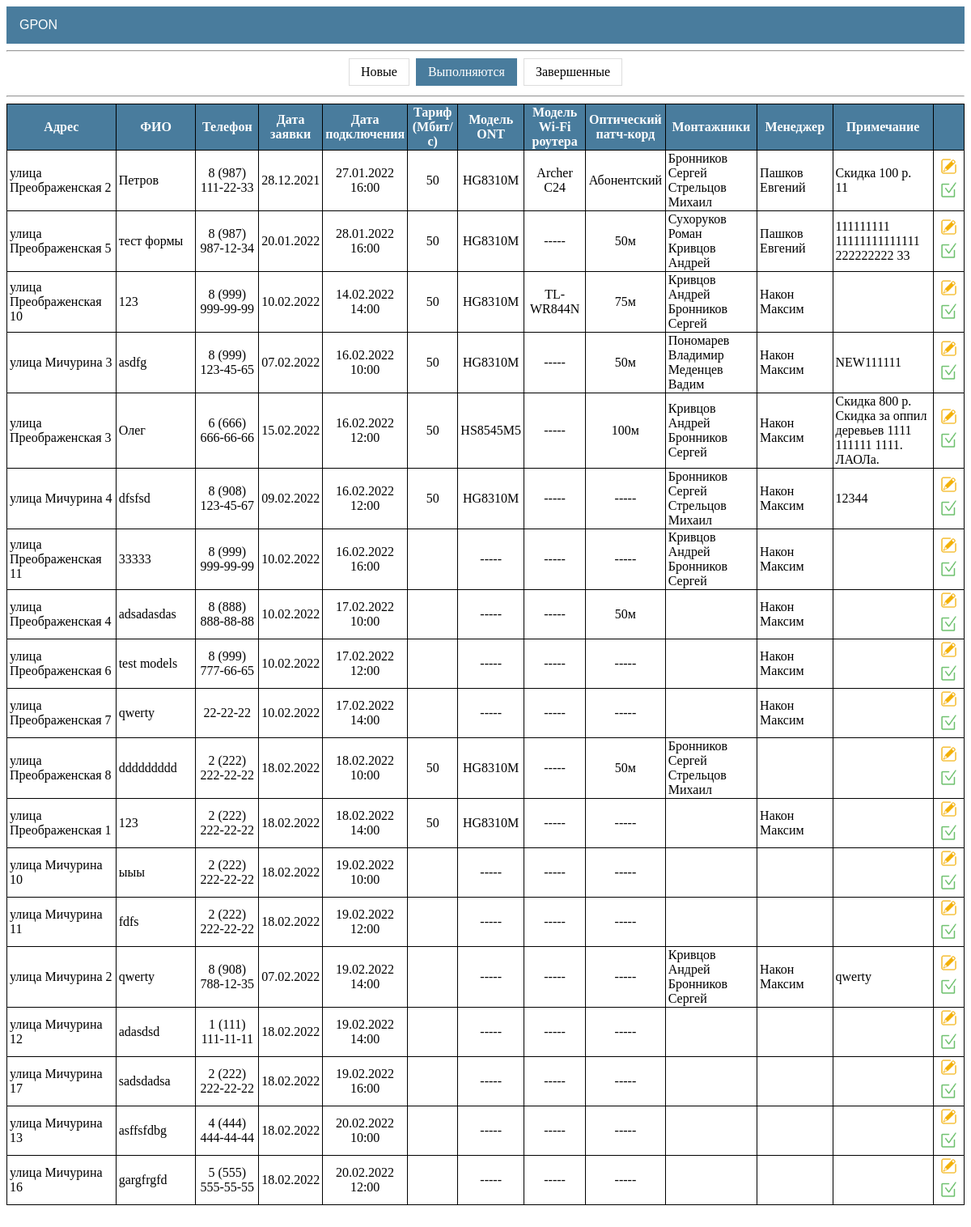
/gpon/requests/in-progress/, run on the app's committed database.
### gpon/models.py (models this page shows, shortened)
class Request(models.Model):
    user = models.ForeignKey(User, on_delete=models.CASCADE, blank=True, null=True, related_name='user', verbose_name='Пользователь')
    address = models.OneToOneField(House, on_delete=models.CASCADE, verbose_name='Адрес')
    name = models.CharField(max_length=50, verbose_name='ФИО')
    phone = models.CharField(max_length=50, verbose_name='Телефон')
    date_req = models.DateField(auto_now_add=True, verbose_name='Дата заявки')
    date_con = models.DateTimeField(blank=True, null=True, verbose_name='Дата подключения')
    tariff = models.ForeignKey(Tariff, on_delete=models.CASCADE, blank=True, null=True, verbose_name='Тариф')
    discount = models.PositiveIntegerField(default=0, verbose_name='Скидка')
    price_con = models.PositiveIntegerField(default=0, verbose_name='Цена подключения')
    ont = models.ForeignKey(Product, on_delete=models.CASCADE, blank=True, null=True, related_name='ont', verbose_name='Модель ONT')
    router = models.ForeignKey(Product, on_delete=models.CASCADE, blank=True, null=True, related_name='router', verbose_name='Модель Wi-Fi роутера')
    cord = models.ForeignKey(Product, on_delete=models.CASCADE, blank=True, null=True, related_name='cord', verbose_name='Патч-корд')
    whose_cord = models.BooleanField(default=False, verbose_name='Абонентский')  # Если True, то патч абонента
    note = models.TextField(blank=True, verbose_name='Примечание')
    time = models.DateTimeField(auto_now=True, verbose_name='Время изменения')
    installer = models.ManyToManyField(User, blank=True, related_name='installer', verbose_name='Монтажники')
    manager = models.ForeignKey(User, blank=True, null=True, on_delete=models.CASCADE, related_name='manager', verbose_name='Менеджер')
    status = models.BooleanField(default=False)
    class Meta:
        ordering = ['id']

class House(models.Model):
    cable = 'Нет кабеля'
    welding = 'Необходима сварка'
    ready = 'Готов к подключению'
    type = [(cable, 'Нет кабеля'), (welding, 'Необходима сварка'), (ready, 'Готов к подключению')]
    address = models.OneToOneField(Address, on_delete=models.CASCADE, unique=True, verbose_name='Адрес')
    status = models.CharField(max_length=20, choices=type, default=cable, verbose_name='Статус')
    note = models.TextField(blank=True, verbose_name='Примечание')
    time = models.DateTimeField(auto_now=True, verbose_name='Дата изменения')
    class Meta:
        ordering = ['address']
    def __str__(self):
        return f'{self.address}'

class Tariff(models.Model):
    name = models.CharField(max_length=50, unique=True, verbose_name='Название тарифа')
    speed = models.IntegerField(default='100', verbose_name='Скорость Мбит/с')
    price = models.IntegerField(verbose_name='Стоимость тарифа')
    active = models.BooleanField(default=True)

### addressbook/models.py (models this page shows)
class Address(models.Model):
    avenue = 'проспект'
    street = 'улица'
    boulevard = 'бульвар'
    passage = 'проезд'
    lane = 'переулок'
    highway = 'шоссе'
    list = [(avenue, 'проспект'), (street, 'улица'), (boulevard, 'бульвар'), (passage, 'проезд'),
            (lane, 'переулок'), (highway, 'шоссе')]
    address_type = models.CharField(max_length=10, choices=list, default=street, verbose_name='Тип')
    address_name = models.CharField(max_length=50, verbose_name='Название')
    address_house = models.CharField(max_length=5, verbose_name='Номер дома')
    class Meta:
        ordering = ['address_type', 'address_name', 'address_house']
        unique_together = ('address_type', 'address_name', 'address_house')
    def __str__(self):
        return f'{self.address_type} {self.address_name} {self.address_house}'

### storage/models.py (models this page shows, shortened)
class Product(models.Model):
    category = models.ForeignKey(Category, on_delete=models.CASCADE, verbose_name='Категория')
    type = models.ForeignKey(Type, on_delete=models.CASCADE, verbose_name='Тип')
    name = models.CharField(max_length=50, unique=True, verbose_name='Название')
    quality = models.PositiveIntegerField(default=0, verbose_name='Количество')
    price = models.PositiveIntegerField(default=0, verbose_name='Цена')
    description = models.CharField(max_length=100, blank=True, verbose_name='Описание')
    slug = models.SlugField(max_length=100, unique=True, verbose_name='URL')
    def __str__(self):
        return f'{self.name}'

### gpon/views.py (the view)
# urls.py: path('requests/in-progress/', RequestList.as_view(template_name='gpon/requests_in_progress.html'), name='requests_in_progress'),
class RequestList(ListView):
    model = Request
    context_object_name = 'requests'
    paginate_by = 50
    """
    Переопределяем queryset в зависимости от url запроса.
    """
    def get_queryset(self):
        qs = self.model.objects.all()
        url = self.request.get_full_path()
        if 'new' in url:
            qs = qs.filter(status='False', date_con__isnull=True).order_by('date_req')
        elif 'in-progress' in url:
            qs = qs.filter(status='False').exclude(date_con__isnull=True).order_by('date_con')
        elif 'completed' in url:
            qs = qs.filter(status='True').order_by('-date_con')
        return qs

### templates/gpon/requests_in_progress.html (shortened to what this page needs)
{%extends 'default.html' %}
{% block content %}
<hr>
<div class="center">
  <div class="menu-status">
    <a href="{% url 'requests_new' %}">Новые</a>
    <a class="active" href="{% url 'requests_in_progress' %}">Выполняются</a>
    <a href="{% url 'requests_completed' %}">Завершенные</a>
  </div>
</div>
<hr>
{%  if requests %}
    <table class="table_gpon">
        <tr>
            <th style="width: 220px">
                Адрес
            </th>
            <th style="width: 220px">
                ФИО
            </th>
            <th style="width: 130px">
                Телефон
            </th>
            <th style="width: 60px">
                Дата заявки
            </th>
            <th style="width: 90px">
                Дата подключения
            </th>
            <th style="width: 90px">
                Тариф (Мбит/с)
            </th>
            <th>
                Модель ONT
            </th>
            <th style="width: 120px">
                Модель Wi-Fi роутера
            </th>
            <th style="width: 100px">
                Оптический патч-корд
            </th>
            <th style="width: 170px">
                Монтажники
            </th>
            <th style="width: 170px">
                Менеджер
            </th>
            <th style="width: 200px">
               Примечание
            </th>
            <th style="width: 60px">
            </th>
        </tr>
    {% for house in requests %}
        <tr>
            <td style="text-align: left">
                {{ house.address }}
            </td>
            <td style="text-align: left">
                {{ house.name }}
            </td>
            <td>
                {{ house.phone }}
            </td>
            <td>
                {{ house.date_req|date:'d.m.Y' }}
            </td>
            <td>
                {{ house.date_con|date:'d.m.Y H:i' }}
            </td>
            <td>
                {{ house.tariff.speed }}
            </td>
            <td>
                {% if house.ont is None %}
                    -----
                {% else %}
                    {{ house.ont }}
                {% endif %}
            </td>
            <td>
                {% if house.router is None %}
                    -----
                {% else %}
                    {{ house.router }}
                {% endif %}
            </td>
            <td>
                {% if house.cord is None %}
                    {% if house.whose_cord is True %}
                        Абонентский
                    {% else %}
                        -----
                    {% endif %}
                {% else %}
                    {{ house.cord }}
                {% endif %}
            </td>
            <td style="text-align: left">
                {% for i in house.installer.all %}
                    {{ i.last_name }} {{ i.first_name }}<br>
                {% endfor %}
            </td>
            <td style="text-align: left">
                {{ house.manager.last_name }} {{ house.manager.first_name }}
            </td>
            <td style="text-align: left">
                {% if house.discount != 0 %}
                    Скидка {{ house.discount }} р.<br>
                    {{ house.note }}
                {% else %}
                    {{ house.note }}
                {% endif %}
            </td>
            <td>
                <ul class="actions_2">
                    <li>
                        <a href="{% url 'request_update' house.pk %}" title="Изменить">
                            <img src="/static/images/icon_edit.png" width="23" height="23">
                        </a>
                    </li>
                    <li>
                        <form action="{% url 'request_finish' house.pk %}" method="POST">
                            <button type="submit" style="background-color:transparent; border-color:transparent;" title="Завершить">
                                <img src="/static/images/icon_complete.png" width="23" height="23">
                            </button>
                        </form>
                    </li>
                </ul>
            </td>
        </tr>
    {% endfor %}
    </table>
{%  else %}
    <h2 class="center">Заявок нет</h2>
{% endif %}
<br>
{% include "pagination.html" %}
{% endblock content %}

### static/css/default.css (style rules this page uses)
button { cursor: pointer; }
.table_default th, td { position: relative; border: 1px solid black; padding: 5px; word-wrap:break-word; }
.table_detail th, td { position: relative; border: 1px solid black; padding: 5px; word-wrap:break-word; }
.table_gpon { border-collapse: collapse; border-spacing: 1px; table-layout: fixed; margin: auto; }
.table_gpon th, td { border: 1px solid black; padding: 1px 3px; word-wrap:break-word; }
.table_gpon th { background: #497c9d; color: #fff; }
.table_gpon td { text-align: center; }
.table_gpon td a { text-align: center; text-decoration: none; left: 0; right: 0; top: 0; bottom: 0; color: #497c9d; padding: 5px; }
.actions_2 { list-style: none; padding: 0; margin: 0; }
.actions_2 li { display:inline-block; text-align: center; }
.actions_2 li img, .actions_2 li a, .actions_2 li button { display: block; margin: 0 auto; padding: 0; }
.center { text-align: center; }
.menu-status { display: inline-block; }
.menu-status a { color: black; float: left; padding: 7px 14px; text-decoration: none; transition: background-color .3s; border: 1px solid #ddd; margin: 0 4px; }
.menu-status a.active { background-color: #497c9d; color: white; border: 1px solid #497c9d; }

### data on the page
Request: address "улица Преображенская 2", name "Петров", phone "8 (987) 111-22-33", date_req "28.12.2021", date_con "27.01.2022 16:00", tariff.speed "50", ont "HG8310M", router "Archer C24", whose_cord "Абонентский", manager.last_name "Пашков", manager.first_name "Евгений", discount "100", note "11"
Request: address "улица Преображенская 5", name "тест формы", phone "8 (987) 987-12-34", date_req "20.01.2022", date_con "28.01.2022 16:00", tariff.speed "50", ont "HG8310M", cord "50м", manager.last_name "Пашков", manager.first_name "Евгений", note "111111111 11111111111111 222222222 33"
Request: address "улица Преображенская 10", name "123", phone "8 (999) 999-99-99", date_req "10.02.2022", date_con "14.02.2022 14:00", tariff.speed "50", ont "HG8310M", router "TL-WR844N", cord "75м", manager.last_name "Након", manager.first_name "Максим"
Request: address "улица Мичурина 3", name "asdfg", phone "8 (999) 123-45-65", date_req "07.02.2022", date_con "16.02.2022 10:00", tariff.speed "50", ont "HG8310M", cord "50м", manager.last_name "Након", manager.first_name "Максим", note "NEW111111"
Request: address "улица Преображенская 3", name "Олег", phone "6 (666) 666-66-66", date_req "15.02.2022", date_con "16.02.2022 12:00", tariff.speed "50", ont "HS8545M5", cord "100м", manager.last_name "Након", manager.first_name "Максим", discount "800", note "Скидка за оппил деревьев 1111 111111 1111. ЛАОЛа."
Request: address "улица Мичурина 4", name "dfsfsd", phone "8 (908) 123-45-67", date_req "09.02.2022", date_con "16.02.2022 12:00", tariff.speed "50", ont "HG8310M", manager.last_name "Након", manager.first_name "Максим", note "12344"
Request: address "улица Преображенская 11", name "33333", phone "8 (999) 999-99-99", date_req "10.02.2022", date_con "16.02.2022 16:00", manager.last_name "Након", manager.first_name "Максим"
Request: address "улица Преображенская 4", name "adsadasdas", phone "8 (888) 888-88-88", date_req "10.02.2022", date_con "17.02.2022 10:00", cord "50м", manager.last_name "Након", manager.first_name "Максим"
Request: address "улица Преображенская 6", name "test models", phone "8 (999) 777-66-65", date_req "10.02.2022", date_con "17.02.2022 12:00", manager.last_name "Након", manager.first_name "Максим"
Request: address "улица Преображенская 7", name "qwerty", phone "22-22-22", date_req "10.02.2022", date_con "17.02.2022 14:00", manager.last_name "Након", manager.first_name "Максим"
Request: address "улица Преображенская 8", name "ddddddddd", phone "2 (222) 222-22-22", date_req "18.02.2022", date_con "18.02.2022 10:00", tariff.speed "50", ont "HG8310M", cord "50м"
Request: address "улица Преображенская 1", name "123", phone "2 (222) 222-22-22", date_req "18.02.2022", date_con "18.02.2022 14:00", tariff.speed "50", ont "HG8310M", manager.last_name "Након", manager.first_name "Максим"
Request: address "улица Мичурина 10", name "ыыы", phone "2 (222) 222-22-22", date_req "18.02.2022", date_con "19.02.2022 10:00"
Request: address "улица Мичурина 11", name "fdfs", phone "2 (222) 222-22-22", date_req "18.02.2022", date_con "19.02.2022 12:00"
Request: address "улица Мичурина 2", name "qwerty", phone "8 (908) 788-12-35", date_req "07.02.2022", date_con "19.02.2022 14:00", manager.last_name "Након", manager.first_name "Максим", note "qwerty"
Request: address "улица Мичурина 12", name "adasdsd", phone "1 (111) 111-11-11", date_req "18.02.2022", date_con "19.02.2022 14:00"
Request: address "улица Мичурина 17", name "sadsdadsa", phone "2 (222) 222-22-22", date_req "18.02.2022", date_con "19.02.2022 16:00"
Request: address "улица Мичурина 13", name "asffsfdbg", phone "4 (444) 444-44-44", date_req "18.02.2022", date_con "20.02.2022 10:00"
Request: address "улица Мичурина 16", name "gargfrgfd", phone "5 (555) 555-55-55", date_req "18.02.2022", date_con "20.02.2022 12:00"

### other printed values
{{ i.last_name }} "Бронников"
{{ i.first_name }} "Сергей"
{{ i.last_name }} "Стрельцов"
{{ i.first_name }} "Михаил"
{{ i.last_name }} "Сухоруков"
{{ i.first_name }} "Роман"
{{ i.last_name }} "Кривцов"
{{ i.first_name }} "Андрей"
{{ i.last_name }} "Пономарев"
{{ i.first_name }} "Владимир"
{{ i.last_name }} "Меденцев"
{{ i.first_name }} "Вадим"
